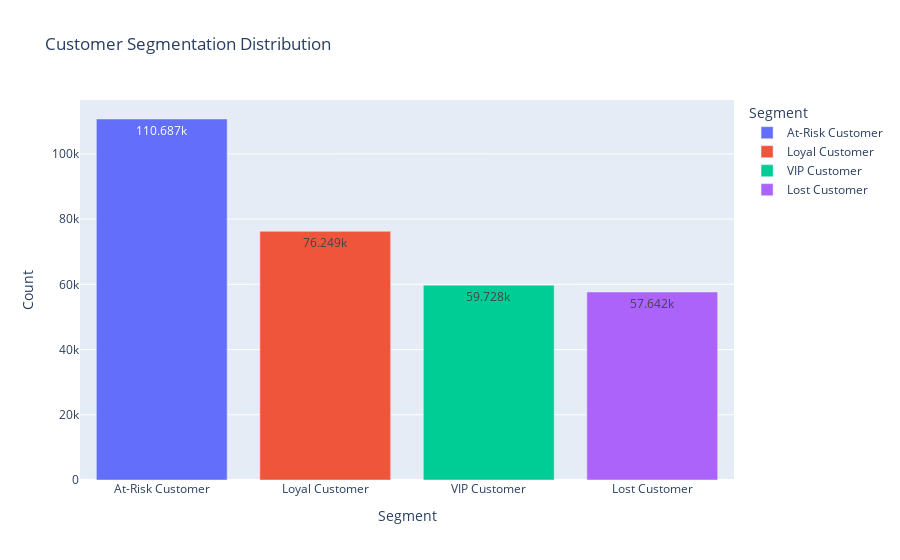

The cell this chart's notebook holds for it:
### Code cell
import pandas as pd
import plotly.express as px

    # Convert PySpark DataFrame to Pandas
rfm_pandas = df_2020.select("Segment").toPandas()

    # Count the number of customers in each segment
rfm_counts = rfm_pandas["Segment"].value_counts().reset_index()
rfm_counts.columns = ["Segment", "Count"]

    # Plot the chart
fig = px.bar(
    rfm_counts,
    x="Segment",
    y="Count",
    color="Segment",
    title="Customer Segmentation Distribution",
    text_auto=True
    )

fig.show()

### Figure 1 — Plotly figure (JSON) as saved in the notebook; plotly's stock layout.template omitted (floating-point values rounded to 4 significant figures)
{"data": [{"alignmentgroup": "True", "hovertemplate": "Segment=%{x}<br>Count=%{y}<extra></extra>", "legendgroup": "At-Risk Customer", "marker": {"color": "#636efa", "pattern": {"shape": ""}}, "name": "At-Risk Customer", "offsetgroup": "At-Risk Customer", "orientation": "v", "showlegend": true, "textposition": "auto", "texttemplate": "%{y}", "x": ["At-Risk Customer"], "xaxis": "x", "y": [110687], "yaxis": "y", "type": "bar"}, {"alignmentgroup": "True", "hovertemplate": "Segment=%{x}<br>Count=%{y}<extra></extra>", "legendgroup": "Loyal Customer", "marker": {"color": "#EF553B", "pattern": {"shape": ""}}, "name": "Loyal Customer", "offsetgroup": "Loyal Customer", "orientation": "v", "showlegend": true, "textposition": "auto", "texttemplate": "%{y}", "x": ["Loyal Customer"], "xaxis": "x", "y": [76249], "yaxis": "y", "type": "bar"}, {"alignmentgroup": "True", "hovertemplate": "Segment=%{x}<br>Count=%{y}<extra></extra>", "legendgroup": "VIP Customer", "marker": {"color": "#00cc96", "pattern": {"shape": ""}}, "name": "VIP Customer", "offsetgroup": "VIP Customer", "orientation": "v", "showlegend": true, "textposition": "auto", "texttemplate": "%{y}", "x": ["VIP Customer"], "xaxis": "x", "y": [59728], "yaxis": "y", "type": "bar"}, {"alignmentgroup": "True", "hovertemplate": "Segment=%{x}<br>Count=%{y}<extra></extra>", "legendgroup": "Lost Customer", "marker": {"color": "#ab63fa", "pattern": {"shape": ""}}, "name": "Lost Customer", "offsetgroup": "Lost Customer", "orientation": "v", "showlegend": true, "textposition": "auto", "texttemplate": "%{y}", "x": ["Lost Customer"], "xaxis": "x", "y": [57642], "yaxis": "y", "type": "bar"}], "layout": {"xaxis": {"anchor": "y", "domain": [0, 1], "title": {"text": "Segment"}, "categoryorder": "array", "categoryarray": ["At-Risk Customer", "Loyal Customer", "VIP Customer", "Lost Customer"]}, "yaxis": {"anchor": "x", "domain": [0, 1], "title": {"text": "Count"}}, "legend": {"title": {"text": "Segment"}, "tracegroupgap": 0}, "title": {"text": "Customer Segmentation Distribution"}, "barmode": "relative"}}
